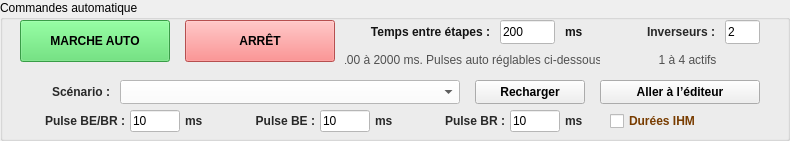
     <widget class="QGroupBox" name="groupBox_auto_controles">
      <property name="geometry">
       <rect>
        <x>10</x>
        <y>0</y>
        <width>790</width>
        <height>141</height>
       </rect>
      </property>
      <property name="title">
       <string>Commandes automatique</string>
      </property>
      <widget class="QPushButton" name="pushButton_auto_neutral_marche">
       <property name="geometry">
        <rect>
         <x>20</x>
         <y>20</y>
         <width>150</width>
         <height>42</height>
        </rect>
       </property>
       <property name="styleSheet">
        <string>background-color: rgb(80,220,100); color: black; font-weight: bold;</string>
       </property>
       <property name="text">
        <string>MARCHE AUTO</string>
       </property>
      </widget>
      <widget class="QPushButton" name="pushButton_auto_neutral_arret">
       <property name="geometry">
        <rect>
         <x>185</x>
         <y>20</y>
         <width>150</width>
         <height>42</height>
        </rect>
       </property>
       <property name="styleSheet">
        <string>background-color: rgb(255,110,110); color: black; font-weight: bold;</string>
       </property>
       <property name="text">
        <string>ARRÊT</string>
       </property>
      </widget>
      <widget class="QLabel" name="label_auto_delai">
       <property name="geometry">
        <rect>
         <x>345</x>
         <y>20</y>
         <width>145</width>
         <height>24</height>
        </rect>
       </property>
       <property name="styleSheet">
        <string>font-weight: bold; color: rgb(20,20,20);</string>
       </property>
       <property name="text">
        <string>Temps entre étapes :</string>
       </property>
       <property name="alignment">
        <set>Qt::AlignmentFlag::AlignRight|Qt::AlignmentFlag::AlignTrailing|Qt::AlignmentFlag::AlignVCenter</set>
       </property>
      </widget>
      <widget class="QLineEdit" name="lineEdit_auto_delai_ms">
       <property name="geometry">
        <rect>
         <x>500</x>
         <y>20</y>
         <width>55</width>
         <height>24</height>
        </rect>
       </property>
       <property name="styleSheet">
        <string>background-color: white; color: black;</string>
       </property>
       <property name="text">
        <string>200</string>
       </property>
      </widget>
      <widget class="QLabel" name="label_auto_delai_unite">
       <property name="geometry">
        <rect>
         <x>565</x>
         <y>20</y>
         <width>30</width>
         <height>24</height>
        </rect>
       </property>
       <property name="styleSheet">
        <string>font-weight: bold; color: rgb(20,20,20);</string>
       </property>
       <property name="text">
        <string>ms</string>
       </property>
       <property name="alignment">
        <set>Qt::AlignmentFlag::AlignLeading|Qt::AlignmentFlag::AlignLeft|Qt::AlignmentFlag::AlignVCenter</set>
       </property>
      </widget>
      <widget class="QLabel" name="label_auto_delai_info">
       <property name="geometry">
        <rect>
         <x>345</x>
         <y>50</y>
         <width>255</width>
         <height>20</height>
        </rect>
       </property>
       <property name="styleSheet">
        <string>color: rgb(80,80,80);</string>
       </property>
       <property name="text">
        <string>100 à 2000 ms. Pulses auto réglables ci-dessous.</string>
       </property>
       <property name="alignment">
        <set>Qt::AlignmentFlag::AlignCenter</set>
       </property>
      </widget>
      <widget class="QLabel" name="label_auto_nb_inverseurs">
       <property name="geometry">
        <rect>
         <x>610</x>
         <y>20</y>
         <width>105</width>
         <height>24</height>
        </rect>
       </property>
       <property name="styleSheet">
        <string>font-weight: bold; color: rgb(40,40,40);</string>
       </property>
       <property name="text">
        <string>Inverseurs :</string>
       </property>
       <property name="alignment">
        <set>Qt::AlignmentFlag::AlignRight|Qt::AlignmentFlag::AlignTrailing|Qt::AlignmentFlag::AlignVCenter</set>
       </property>
      </widget>
      <widget class="QLineEdit" name="lineEdit_auto_nb_inverseurs">
       <property name="geometry">
        <rect>
         <x>725</x>
         <y>20</y>
         <width>35</width>
         <height>24</height>
        </rect>
       </property>
       <property name="styleSheet">
        <string>background-color: white; color: black;</string>
       </property>
       <property name="text">
        <string>2</string>
       </property>
      </widget>
      <widget class="QLabel" name="label_auto_nb_inverseurs_info">
       <property name="geometry">
        <rect>
         <x>610</x>
         <y>50</y>
         <width>155</width>
         <height>20</height>
        </rect>
       </property>
       <property name="styleSheet">
        <string>color: rgb(80,80,80);</string>
       </property>
       <property name="text">
        <string>1 à 4 actifs</string>
       </property>
       <property name="alignment">
        <set>Qt::AlignmentFlag::AlignCenter</set>
       </property>
      </widget>
      <widget class="QLabel" name="label_auto_pulse_bebr">
       <property name="geometry">
        <rect>
         <x>20</x>
         <y>110</y>
         <width>105</width>
         <height>22</height>
        </rect>
       </property>
       <property name="styleSheet">
        <string>font-weight: bold; color: rgb(40,40,40);</string>
       </property>
       <property name="text">
        <string>Pulse BE/BR :</string>
       </property>
       <property name="alignment">
        <set>Qt::AlignmentFlag::AlignRight|Qt::AlignmentFlag::AlignTrailing|Qt::AlignmentFlag::AlignVCenter</set>
       </property>
      </widget>
      <widget class="QLineEdit" name="lineEdit_auto_pulse_bebr_ms">
       <property name="geometry">
        <rect>
         <x>130</x>
         <y>110</y>
         <width>50</width>
         <height>22</height>
        </rect>
       </property>
       <property name="styleSheet">
        <string>background-color: white; color: black;</string>
       </property>
       <property name="text">
        <string>10</string>
       </property>
      </widget>
      <widget class="QLabel" name="label_auto_pulse_bebr_ms">
       <property name="geometry">
        <rect>
         <x>185</x>
         <y>110</y>
         <width>28</width>
         <height>22</height>
        </rect>
       </property>
       <property name="styleSheet">
        <string>font-weight: bold; color: rgb(40,40,40);</string>
       </property>
       <property name="text">
        <string>ms</string>
       </property>
       <property name="alignment">
        <set>Qt::AlignmentFlag::AlignLeading|Qt::AlignmentFlag::AlignLeft|Qt::AlignmentFlag::AlignVCenter</set>
       </property>
      </widget>
      <widget class="QLabel" name="label_auto_pulse_be">
       <property name="geometry">
        <rect>
         <x>235</x>
         <y>110</y>
         <width>80</width>
         <height>22</height>
        </rect>
       </property>
       <property name="styleSheet">
        <string>font-weight: bold; color: rgb(40,40,40);</string>
       </property>
       <property name="text">
        <string>Pulse BE :</string>
       </property>
       <property name="alignment">
        <set>Qt::AlignmentFlag::AlignRight|Qt::AlignmentFlag::AlignTrailing|Qt::AlignmentFlag::AlignVCenter</set>
       </property>
      </widget>
      <widget class="QLineEdit" name="lineEdit_auto_pulse_be_ms">
       <property name="geometry">
        <rect>
         <x>320</x>
         <y>110</y>
         <width>50</width>
         <height>22</height>
        </rect>
       </property>
       <property name="styleSheet">
        <string>background-color: white; color: black;</string>
       </property>
       <property name="text">
        <string>10</string>
       </property>
      </widget>
      <widget class="QLabel" name="label_auto_pulse_be_ms">
       <property name="geometry">
        <rect>
         <x>375</x>
         <y>110</y>
         <width>28</width>
         <height>22</height>
        </rect>
       </property>
       <property name="styleSheet">
        <string>font-weight: bold; color: rgb(40,40,40);</string>
       </property>
       <property name="text">
        <string>ms</string>
       </property>
       <property name="alignment">
        <set>Qt::AlignmentFlag::AlignLeading|Qt::AlignmentFlag::AlignLeft|Qt::AlignmentFlag::AlignVCenter</set>
       </property>
      </widget>
      <widget class="QLabel" name="label_auto_pulse_br">
       <property name="geometry">
        <rect>
         <x>425</x>
         <y>110</y>
         <width>80</width>
         <height>22</height>
        </rect>
       </property>
       <property name="styleSheet">
        <string>font-weight: bold; color: rgb(40,40,40);</string>
       </property>
       <property name="text">
        <string>Pulse BR :</string>
       </property>
       <property name="alignment">
        <set>Qt::AlignmentFlag::AlignRight|Qt::AlignmentFlag::AlignTrailing|Qt::AlignmentFlag::AlignVCenter</set>
       </property>
      </widget>
      <widget class="QLineEdit" name="lineEdit_auto_pulse_br_ms">
       <property name="geometry">
        <rect>
         <x>510</x>
         <y>110</y>
         <width>50</width>
         <height>22</height>
        </rect>
       </property>
       <property name="styleSheet">
        <string>background-color: white; color: black;</string>
       </property>
       <property name="text">
        <string>10</string>
       </property>
      </widget>
      <widget class="QLabel" name="label_auto_pulse_br_ms">
       <property name="geometry">
        <rect>
         <x>565</x>
         <y>110</y>
         <width>28</width>
         <height>22</height>
        </rect>
       </property>
       <property name="styleSheet">
        <string>font-weight: bold; color: rgb(40,40,40);</string>
       </property>
       <property name="text">
        <string>ms</string>
       </property>
       <property name="alignment">
        <set>Qt::AlignmentFlag::AlignLeading|Qt::AlignmentFlag::AlignLeft|Qt::AlignmentFlag::AlignVCenter</set>
       </property>
      </widget>
      <widget class="QCheckBox" name="checkBox_auto_pulses_particuliers">
       <property name="geometry">
        <rect>
         <x>610</x>
         <y>110</y>
         <width>155</width>
         <height>22</height>
        </rect>
       </property>
       <property name="toolTip">
        <string>Décoché : les durées viennent du scénario. Coché : les champs BE/BR, BE et BR remplacent les durées du scénario.</string>
       </property>
       <property name="styleSheet">
        <string>color: rgb(120,60,0); font-weight: bold;</string>
       </property>
       <property name="text">
        <string>Durées IHM</string>
       </property>
      </widget>
      <widget class="QLabel" name="label_auto_scenario">
       <property name="geometry">
        <rect>
         <x>20</x>
         <y>80</y>
         <width>90</width>
         <height>24</height>
        </rect>
       </property>
       <property name="styleSheet">
        <string>font-weight: bold; color: rgb(40,40,40);</string>
       </property>
       <property name="text">
        <string>Scénario :</string>
       </property>
       <property name="alignment">
        <set>Qt::AlignmentFlag::AlignRight|Qt::AlignmentFlag::AlignTrailing|Qt::AlignmentFlag::AlignVCenter</set>
       </property>
      </widget>
      <widget class="QComboBox" name="comboBox_auto_scenario">
       <property name="geometry">
        <rect>
         <x>120</x>
         <y>80</y>
         <width>340</width>
         <height>24</height>
        </rect>
       </property>
       <property name="styleSheet">
        <string>background-color: white; color: black;</string>
       </property>
      </widget>
      <widget class="QPushButton" name="pushButton_auto_scenario_recharger">
       <property name="geometry">
        <rect>
         <x>475</x>
         <y>80</y>
         <width>110</width>
         <height>24</height>
        </rect>
       </property>
       <property name="styleSheet">
        <string>font-weight: bold;</string>
       </property>
       <property name="text">
        <string>Recharger</string>
       </property>
      </widget>
      <widget class="QPushButton" name="pushButton_auto_scenario_editer">
       <property name="geometry">
        <rect>
         <x>600</x>
         <y>80</y>
         <width>160</width>
         <height>24</height>
        </rect>
       </property>
       <property name="styleSheet">
        <string>font-weight: bold;</string>
       </property>
       <property name="text">
        <string>Aller à l’éditeur</string>
       </property>
      </widget>
     </widget>
